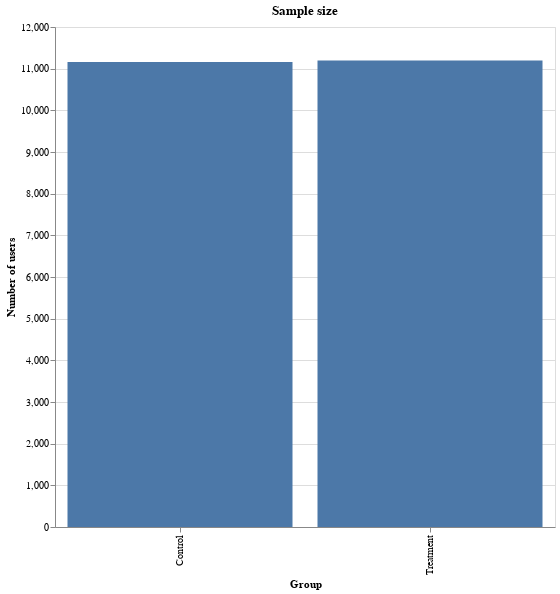

Notebook source saved alongside this figure:
### Markdown cell above
### Sample sizes

We have roughly 11k users in each group.

You can check the validity of the sample selection criteria by using this metabase question. It shows that no user assigned to treatment visited the internet-connection field. https://metabase-product.tech26.de/question/2320?platform=Android&platform=iOS&app_version=n26-ios_3.46&app_version=n26-ios_3.46.1&app_version=n26-android_3.46.1&app_version=n26-android_3.46&start_date=2020-06-09

### Code cell
df = pd.read_csv("kyc_internet.csv")

df = df.groupby(["treatment"])["user_id"].agg("nunique").reset_index()

alt.Chart(df).mark_bar().encode(
    x=alt.X("treatment:N", axis=alt.Axis(title="Group")),
    y=alt.Y("user_id:Q", axis=alt.Axis(title="Number of users")),
).properties(width=500, height=500, title="Sample size")

### Figure 1 — Vega-Lite specification as saved in the notebook (floating-point values rounded to 4 significant figures)
{"config": {"view": {"continuousWidth": 400, "continuousHeight": 300}}, "data": {"name": "data-f03080e73b69aeff9d533e320ecb5412"}, "mark": "bar", "encoding": {"x": {"type": "nominal", "axis": {"title": "Group"}, "field": "treatment"}, "y": {"type": "quantitative", "axis": {"title": "Number of users"}, "field": "user_id"}}, "height": 500, "title": "Sample size", "width": 500, "$schema": "https://vega.github.io/schema/vega-lite/v4.0.2.json", "datasets": {"data-f03080e73b69aeff9d533e320ecb5412": [{"treatment": "Control", "user_id": 11162}, {"treatment": "Treatment", "user_id": 11195}]}}
